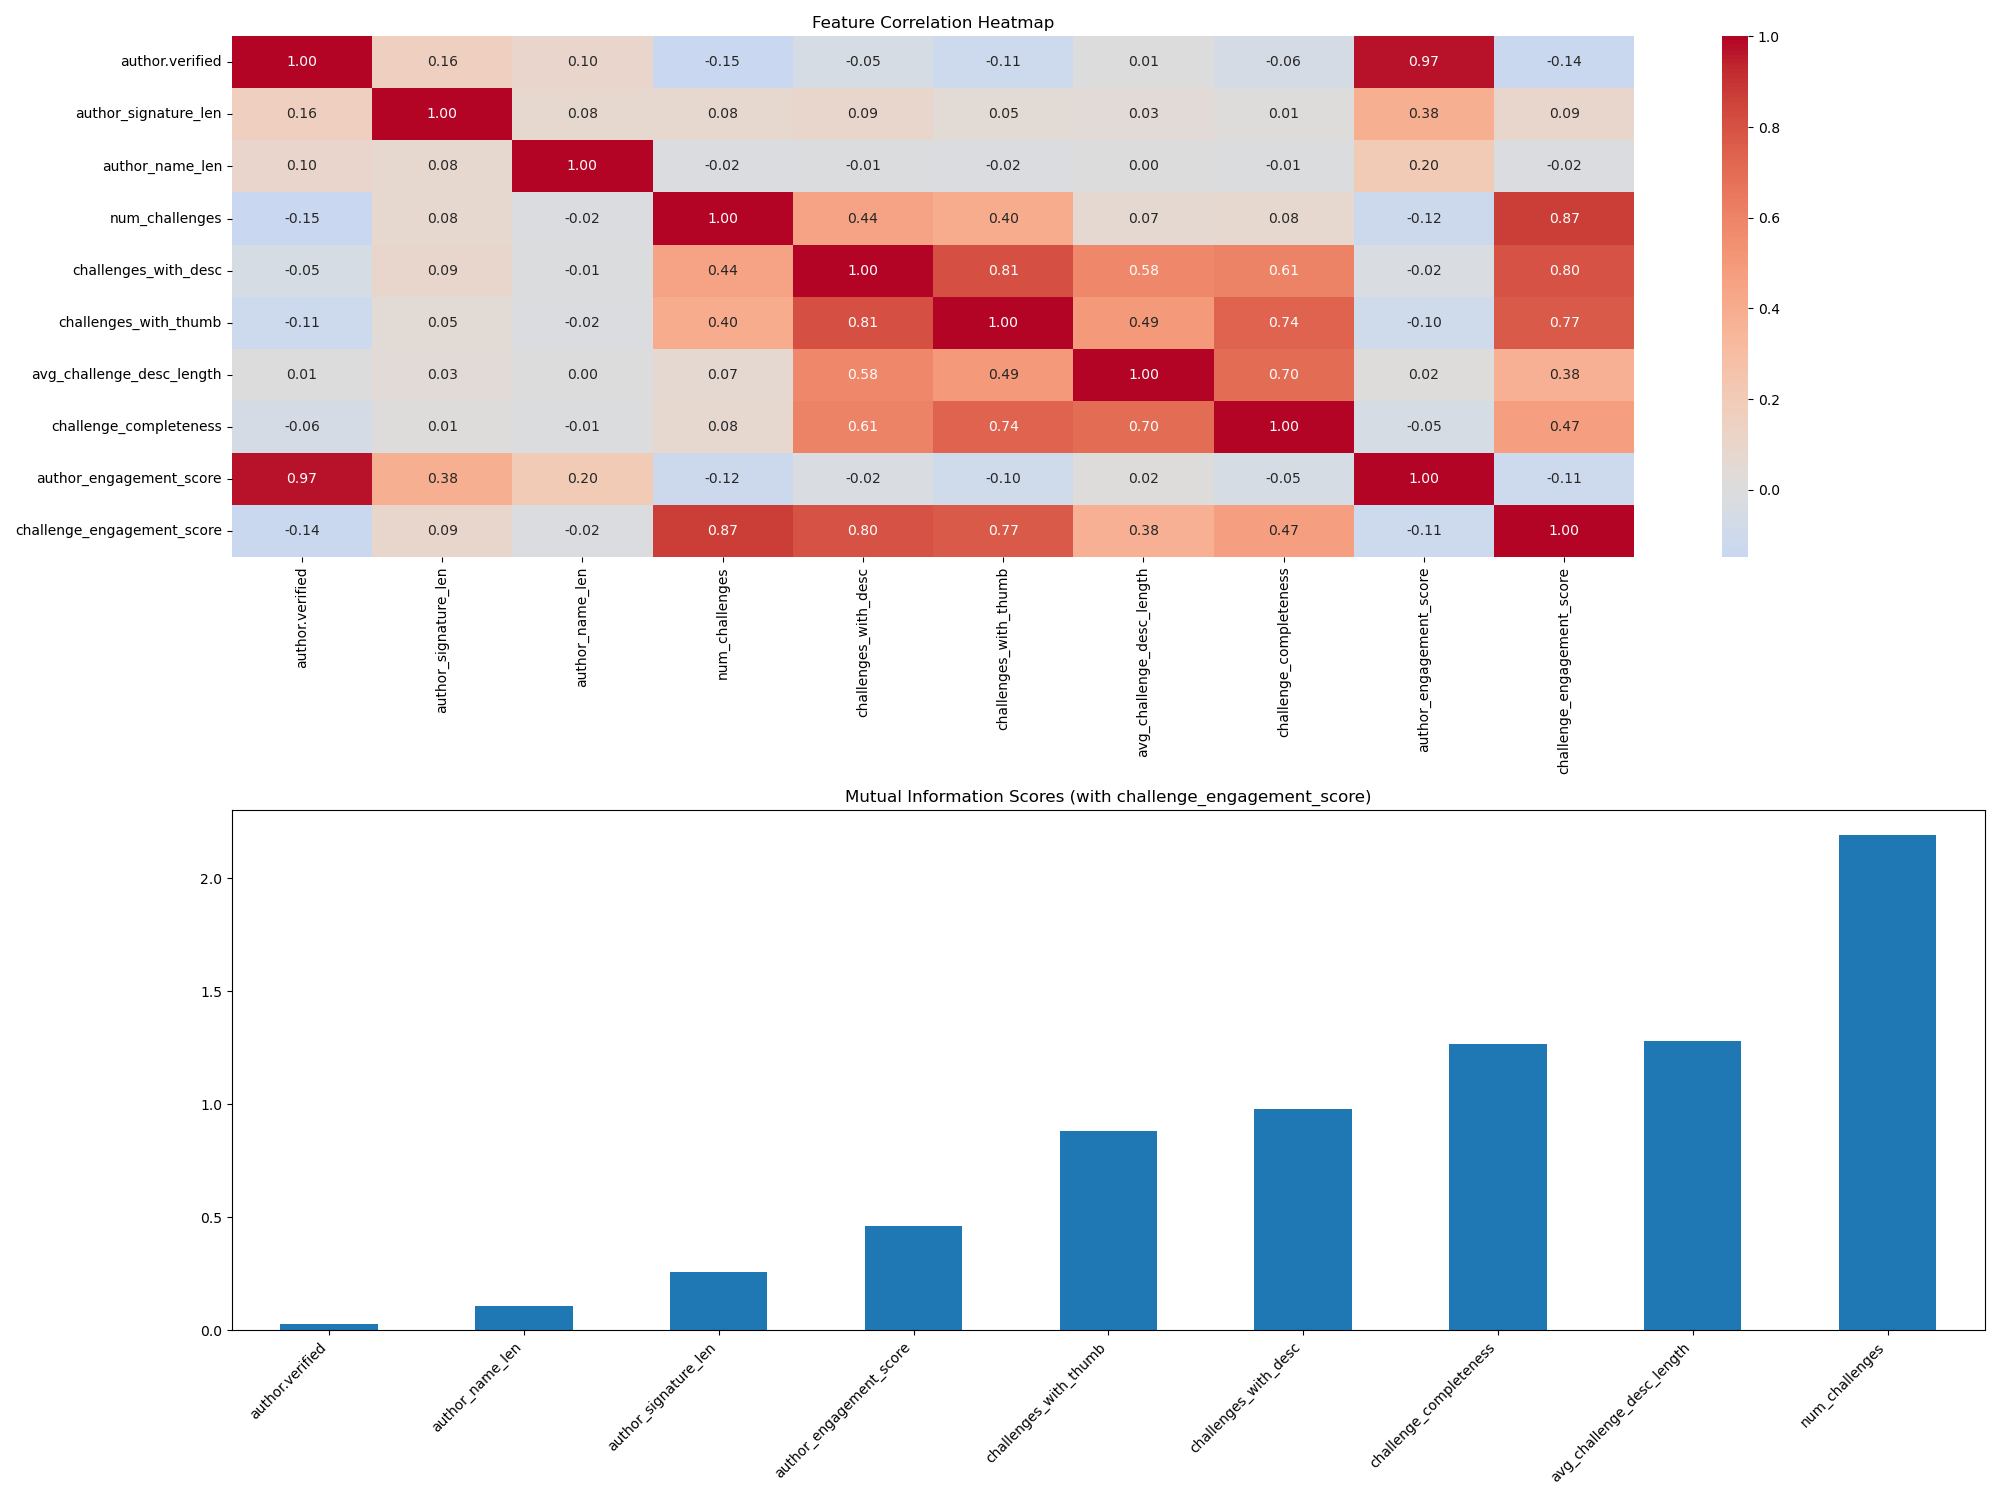

Write Python code to recreate this figure.
import pandas as pd
import numpy as np
from sklearn.feature_selection import mutual_info_regression
import seaborn as sns
import matplotlib.pyplot as plt

# Load the dataset
df = pd.read_csv('tiktok_dataset.csv')

print("Available columns:")
print(df.columns.tolist())

# Prepare features for analysis
features = [
    # Primary Author Features
    'author.verified',
    'author_signature_len',
    'author_name_len',
    # Challenge Features
    'num_challenges',
    'challenges_with_desc',
    'challenges_with_thumb',
    'avg_challenge_desc_length',
    'challenge_completeness',
    # Combined Scores
    'author_engagement_score',
    'challenge_engagement_score'
]

X = df[features]

# Fill missing values with median
X = X.fillna(X.median())

# 1. Correlation Analysis
correlation_matrix = X.corr()
print("\nFeature Correlations:")
print(correlation_matrix)

# 2. Mutual Information Analysis between features and challenge_engagement_score
target = X['challenge_engagement_score']
features_for_mi = [f for f in features if f != 'challenge_engagement_score']
X_for_mi = X[features_for_mi]

mi_scores = mutual_info_regression(X_for_mi, target)
mi_series = pd.Series(mi_scores, index=features_for_mi)
print("\nMutual Information Scores (with challenge_engagement_score):")
print(mi_series.sort_values(ascending=False))

# Create visualizations
plt.figure(figsize=(20, 15))

# Correlation Heatmap
plt.subplot(2, 1, 1)
sns.heatmap(correlation_matrix, annot=True, cmap='coolwarm', center=0, fmt='.2f')
plt.title('Feature Correlation Heatmap')

# Mutual Information Bar Plot
plt.subplot(2, 1, 2)
mi_series.sort_values().plot(kind='bar')
plt.title('Mutual Information Scores (with challenge_engagement_score)')
plt.xticks(rotation=45, ha='right')

plt.tight_layout()
plt.savefig('feature_analysis.png')
plt.close()

# Print top correlated feature pairs
print("\nTop Correlated Feature Pairs:")
correlations = []
for i in range(len(features)):
    for j in range(i+1, len(features)):
        corr = abs(correlation_matrix.iloc[i, j])
        correlations.append((features[i], features[j], corr))

correlations.sort(key=lambda x: abs(x[2]), reverse=True)
for f1, f2, corr in correlations[:10]:
    print(f"{f1} - {f2}: {corr:.3f}")

# Print top features by mutual information
print("\nTop Features by Mutual Information (with challenge_engagement_score):")
print(mi_series.nlargest(5))

# Calculate feature importance based on average absolute correlation
feature_importance = abs(correlation_matrix).mean().sort_values(ascending=False)
print("\nFeature Importance (Based on Average Absolute Correlation):")
print(feature_importance.head()) 